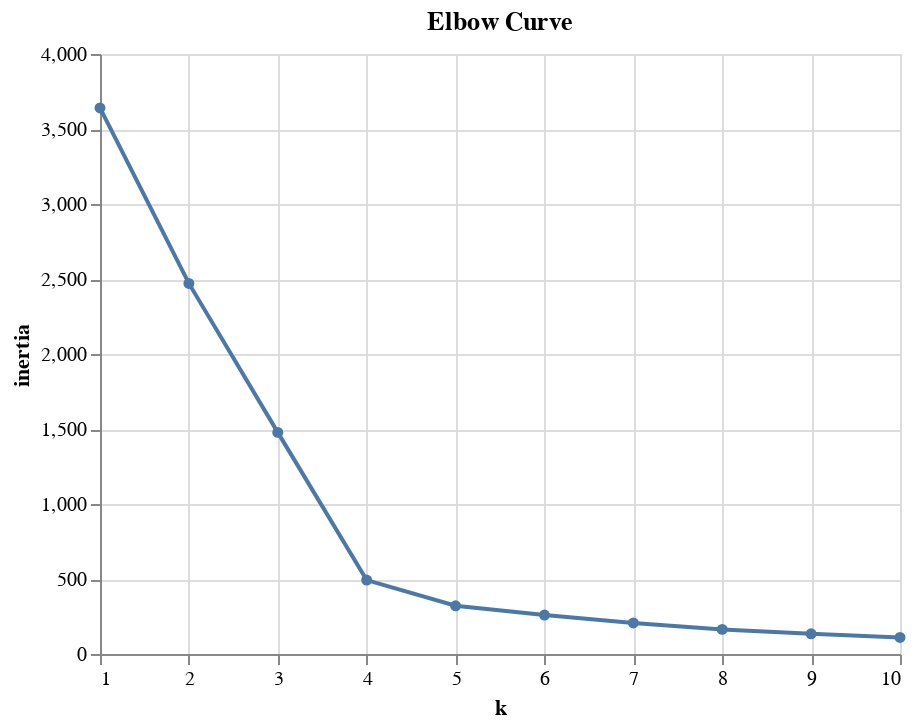

Notebook source saved alongside this figure:
### Markdown cell above
### Clustering Crytocurrencies Using K-Means

#### Finding the Best Value for `k` Using the Elbow Curve

### Code cell
inertia = []
k = list(range(1, 11))

# Calculate the inertia for the range of k values
for i in k:
    km = KMeans(n_clusters=i, random_state=0)
    km.fit(pcs_df)
    inertia.append(km.inertia_)

# Create the Elbow Curve using hvPlot
elbow_data = {"k": k, "inertia": inertia}
df_elbow = pd.DataFrame(elbow_data)
#df_elbow.hvplot.line(x="k", y="inertia", xticks=k, title="Elbow Curve")
alt.Chart(df_elbow).mark_line(point=True).encode(
    alt.X('k', scale=alt.Scale(zero=False)),
    alt.Y('inertia', scale=alt.Scale(zero=False))
    ).properties(
        title='Elbow Curve'
    )

### Figure 1 — Vega-Lite specification as saved in the notebook (floating-point values rounded to 4 significant figures)
{"config": {"view": {"continuousWidth": 400, "continuousHeight": 300}}, "data": {"name": "data-ab9e2870e023a6e6ca534d4ee3e85964"}, "mark": {"type": "line", "point": true}, "encoding": {"x": {"type": "quantitative", "field": "k", "scale": {"zero": false}}, "y": {"type": "quantitative", "field": "inertia", "scale": {"zero": false}}}, "title": "Elbow Curve", "$schema": "https://vega.github.io/schema/vega-lite/v4.8.1.json", "datasets": {"data-ab9e2870e023a6e6ca534d4ee3e85964": [{"k": 1, "inertia": 3640.0}, {"k": 2, "inertia": 2471.0}, {"k": 3, "inertia": 1477.0}, {"k": 4, "inertia": 492.9}, {"k": 5, "inertia": 321.6}, {"k": 6, "inertia": 259.8}, {"k": 7, "inertia": 207.0}, {"k": 8, "inertia": 164.0}, {"k": 9, "inertia": 135.0}, {"k": 10, "inertia": 110.7}]}}
